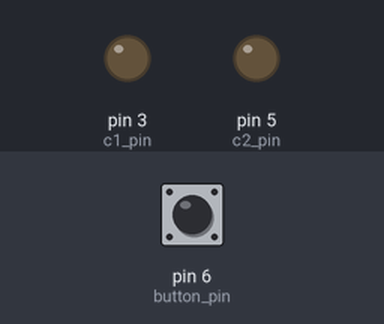
Bench run of a sketch on a simulated Arduino Uno, built with avr-gcc and run on an emulated ATmega328P. Parts: output pins drawn as LEDs (lit = HIGH). Inputs (shaded band) come from the test bench; at power-on: pin 6 (button_pin) LOW.

Above: at 1.2 s.
1.3 s: pin 6 (button_pin) pulled HIGH for 3.2 s
At 2.1 s:
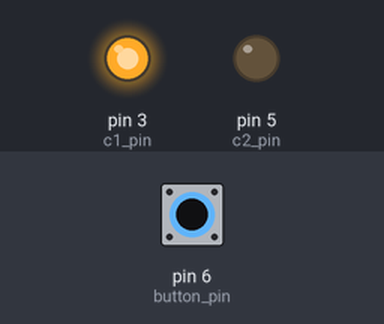
At 3.6 s:
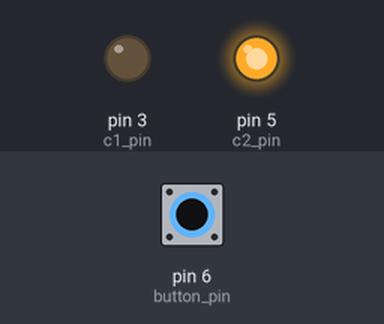
Timing chart, 0 to 6.0 s (numbered marks = the images above; inputs shaded):
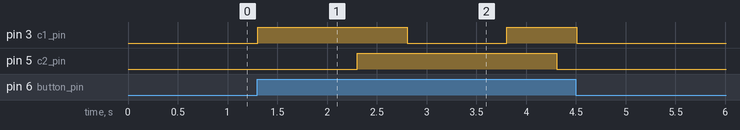

The sketch:

main.ino
```cpp
int c1_pin = 3;
int c2_pin = 5;
int button_pin = 6;

// In order to generate at least one spark, sustain the pin as HIGH.
unsigned long oneshot_note_length = 480;

unsigned long next_substate_times[4] = {1000, 500, 1000, 500};

// temporary value to read the value of button pin
int val = 0;

// 0: ready
// 1: button was pressed
// 2: pin state was modified
int state = 0;

// 0: (c1, c2) = (H, L)
// 1: (c1, c2) = (H, H)
// 2: (c1, c2) = (L, H)
// 3: (c1, c2) = (H, H)
int substate = 0;

int button_released = 0;

unsigned long note_off_time = 0;
unsigned long next_substate_time = 0;

void setup() {
  pinMode(c1_pin, OUTPUT);
  pinMode(c2_pin, OUTPUT);
  pinMode(button_pin, INPUT);

  digitalWrite(c1_pin, LOW);
  digitalWrite(c2_pin, LOW);
}

void check_button() {
  val = digitalRead(button_pin);

  switch (state)
  {
  case 0:
    if (val == HIGH)
      state = 1;
      button_released = 0;
    break;

  case 2:
    if (val == LOW)
      button_released = 1;
    break;

  default:
    break;
  }
}

void loop() {
  check_button();

  switch (state)
  {
  case 1:
    digitalWrite(c1_pin, HIGH);

    state = 2;
    note_off_time = millis() + oneshot_note_length;

    substate = 0;
    next_substate_time = millis() + next_substate_times[substate];

    break;

  case 2:
    if (millis() >= note_off_time)
    {
      if (button_released == 1)
      {
        digitalWrite(c1_pin, LOW);
        digitalWrite(c2_pin, LOW);
        state = 0;
      }
      else if (millis() >= next_substate_time)
      {
        substate = (substate + 1) % 4;

        switch (substate)
        {
        case 0:
          digitalWrite(c1_pin, HIGH);
          digitalWrite(c2_pin, LOW);
          break;
        case 1:
          digitalWrite(c2_pin, HIGH);
          break;
        case 2:
          digitalWrite(c1_pin, LOW);
          break;
        case 3:
          digitalWrite(c1_pin, HIGH);
          break;
        default:
          break;
        }
        next_substate_time = millis() + next_substate_times[substate];
      }

    }

  default:
    break;
  }

  delay(10);
}
```

Measured:
- after the input at 1.3 s, pin 3 (c1_pin): LOW → HIGH at once, → LOW 1.5 s later, → HIGH 1.0 s later, → LOW 0.70 s later; pin 5 (c2_pin): LOW → HIGH after 1.0 s, → LOW 2.0 s later
